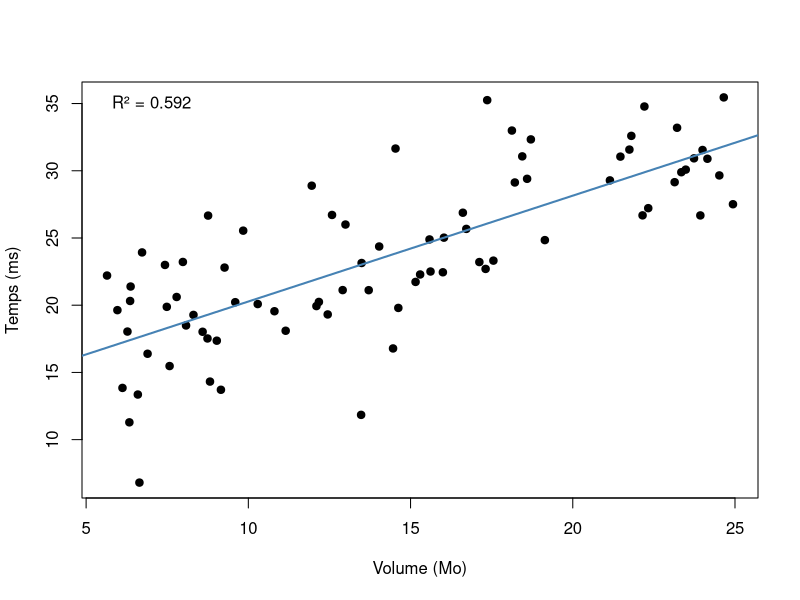
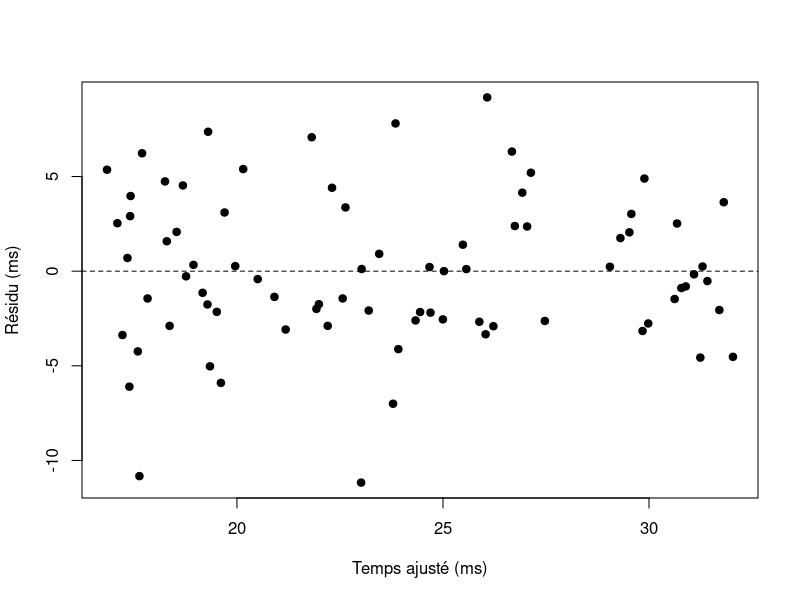
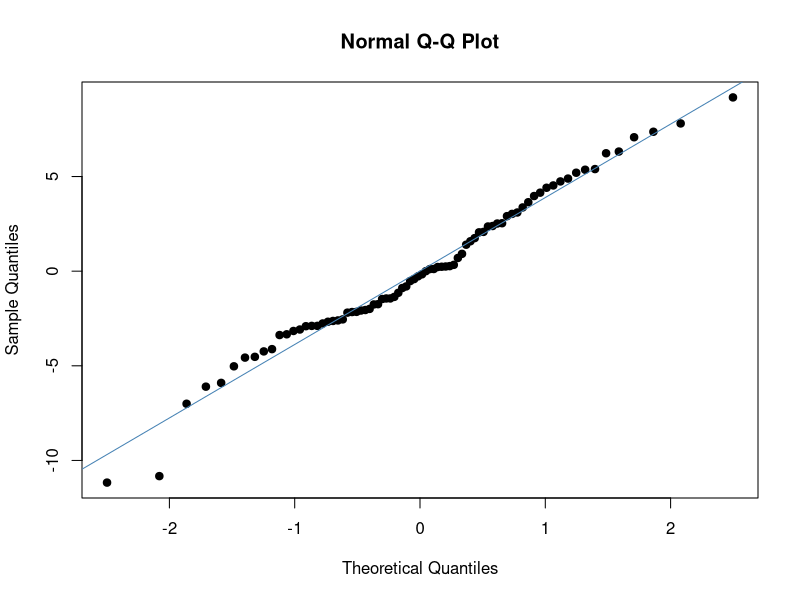
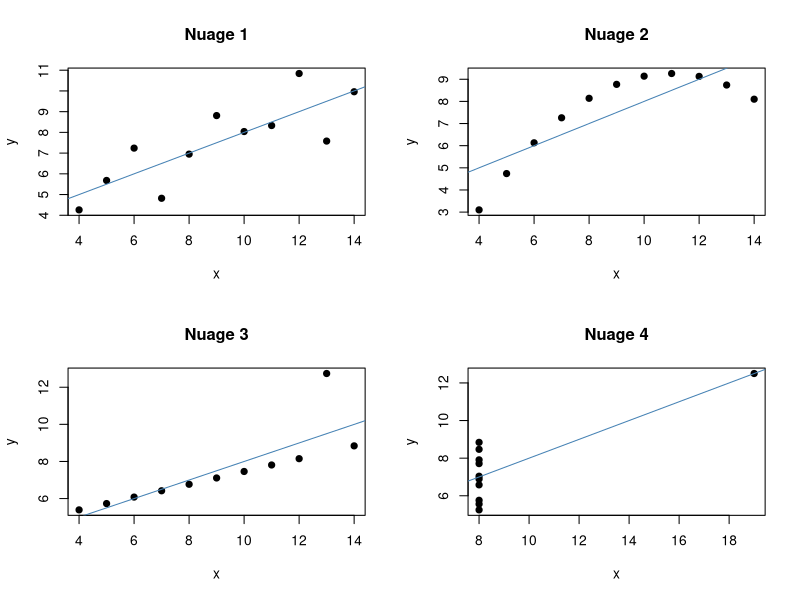

Source code (R) for these figures, in order:
## ---- chunk 1
knitr::opts_chunk$set(echo = TRUE, warning = TRUE, message = FALSE,
                      fig.width = 6, fig.height = 4)
## ---- chunk 2
t_obs <- 2*sqrt(3)
p_t <- 2*pt(-abs(t_obs), df = 4)
p_f <- pf(t_obs^2, df1 = 1, df2 = 4, lower.tail = FALSE)
ci <- 1.5 + c(-1,1)*qt(.975, df = 4)*sqrt(1.875/10)
stopifnot(abs(p_t-p_f) < 1e-12)
list(t = t_obs, df = 4, p = p_t, IC = ci, F = t_obs^2)
## ---- chunk 3
set.seed(1515)
mesures <- data.frame(volume = runif(80, 5, 25))
mesures$temps <- 12 + .8*mesures$volume + rnorm(80, sd = 4)
## ---- chunk 4
mod <- lm(temps ~ volume, data = mesures)
x <- mesures$volume; y <- mesures$temps
b1 <- cov(x,y)/var(x)
b0 <- mean(y)-b1*mean(x)
e <- y-(b0+b1*x)
RSS <- sum(e^2); TSS <- sum((y-mean(y))^2)
R2 <- 1-RSS/TSS
nu <- length(y)-2
Sxx <- sum((x-mean(x))^2)
s <- sqrt(RSS/nu); se <- s/sqrt(Sxx)
t_obs <- b1/se
p <- 2*pt(-abs(t_obs), df = nu)
IC <- b1 + c(-1,1)*qt(.975, df = nu)*se
stopifnot(abs(b1-coef(mod)["volume"]) < 1e-10,
          abs(R2-summary(mod)$r.squared) < 1e-10,
          max(abs(IC-confint(mod,"volume"))) < 1e-10,
          abs(sum(e)) < 1e-8, abs(sum(x*e)) < 1e-8)
plot(x,y, xlab = "Volume (Mo)", ylab = "Temps (ms)", pch = 19)
abline(mod, col = "steelblue", lwd = 2)
legend("topleft", legend = sprintf("R² = %.3f", R2), bty = "n")
cat(sprintf("Un Mo supplémentaire est associé à %.3f ms de plus en moyenne (IC 95 %% [%.3f ; %.3f]).\n", b1, IC[1], IC[2]))
cat(sprintf("Sous le modèle gaussien, le test bilatéral de pente nulle donne t = %.3f, ddl = %d et p = %.4g.\n", t_obs, nu, p))
IC_moy <- predict(mod, data.frame(volume=15), interval="confidence")
IP_ind <- predict(mod, data.frame(volume=15), interval="prediction")
print(IC_moy); print(IP_ind)
stopifnot((IP_ind[1,3]-IP_ind[1,2]) > (IC_moy[1,3]-IC_moy[1,2]))
plot(fitted(mod), residuals(mod), xlab="Temps ajusté (ms)",
     ylab="Résidu (ms)", pch=19)
abline(h=0, lty=2)
qqnorm(residuals(mod), pch=19); qqline(residuals(mod), col="steelblue")
## ---- chunk 5
resumes <- t(vapply(1:4, function(j) {
  x <- anscombe[[paste0("x",j)]]
  y <- anscombe[[paste0("y",j)]]
  m <- lm(y~x)
  c(pente=unname(coef(m)[2]), R2=summary(m)$r.squared)
}, numeric(2)))
print(resumes)
ancien <- par(mfrow=c(2,2))
for (j in 1:4) {
  x <- anscombe[[paste0("x",j)]]; y <- anscombe[[paste0("y",j)]]
  plot(x,y, main=paste("Nuage",j), pch=19, xlab="x", ylab="y")
  abline(lm(y~x), col="steelblue")
}
par(ancien)
